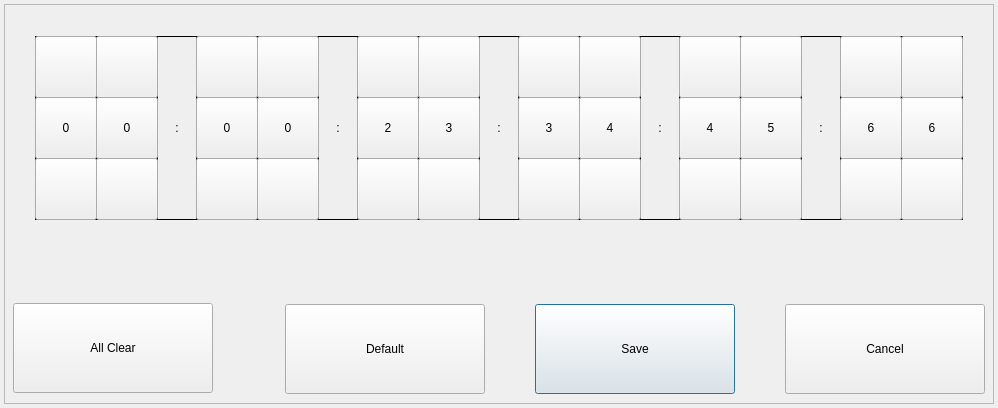
<?xml version="1.0" encoding="UTF-8"?>
<ui version="4.0">
 <class>MacDialog</class>
 <widget class="QDialog" name="MacDialog">
  <property name="geometry">
   <rect>
    <x>0</x>
    <y>0</y>
    <width>998</width>
    <height>408</height>
   </rect>
  </property>
  <property name="windowTitle">
   <string>TRIGGER INPUT PROPERTY</string>
  </property>
  <widget class="QFrame" name="frame">
   <property name="geometry">
    <rect>
     <x>4</x>
     <y>4</y>
     <width>990</width>
     <height>400</height>
    </rect>
   </property>
   <property name="maximumSize">
    <size>
     <width>16777215</width>
     <height>16777215</height>
    </size>
   </property>
   <property name="frameShape">
    <enum>QFrame::StyledPanel</enum>
   </property>
   <property name="frameShadow">
    <enum>QFrame::Raised</enum>
   </property>
   <widget class="QPushButton" name="buttonSave">
    <property name="geometry">
     <rect>
      <x>531</x>
      <y>300</y>
      <width>200</width>
      <height>90</height>
     </rect>
    </property>
    <property name="text">
     <string>Save</string>
    </property>
   </widget>
   <widget class="QPushButton" name="buttonCancel">
    <property name="geometry">
     <rect>
      <x>781</x>
      <y>300</y>
      <width>200</width>
      <height>90</height>
     </rect>
    </property>
    <property name="text">
     <string>Cancel</string>
    </property>
   </widget>
   <widget class="QPushButton" name="buttonAllClear">
    <property name="geometry">
     <rect>
      <x>9</x>
      <y>299</y>
      <width>200</width>
      <height>90</height>
     </rect>
    </property>
    <property name="text">
     <string>All Clear</string>
    </property>
   </widget>
   <widget class="QLabel" name="labelMac1">
    <property name="geometry">
     <rect>
      <x>31</x>
      <y>93</y>
      <width>62</width>
      <height>62</height>
     </rect>
    </property>
    <property name="focusPolicy">
     <enum>Qt::StrongFocus</enum>
    </property>
    <property name="frameShape">
     <enum>QFrame::Box</enum>
    </property>
    <property name="text">
     <string/>
    </property>
    <property name="alignment">
     <set>Qt::AlignCenter</set>
    </property>
   </widget>
   <widget class="QLabel" name="label1_1">
    <property name="geometry">
     <rect>
      <x>31</x>
      <y>32</y>
      <width>62</width>
      <height>62</height>
     </rect>
    </property>
    <property name="frameShape">
     <enum>QFrame::Box</enum>
    </property>
    <property name="text">
     <string/>
    </property>
   </widget>
   <widget class="QPushButton" name="buttonDefault">
    <property name="geometry">
     <rect>
      <x>281</x>
      <y>300</y>
      <width>200</width>
      <height>90</height>
     </rect>
    </property>
    <property name="text">
     <string>Default</string>
    </property>
   </widget>
   <widget class="QLabel" name="label1_2">
    <property name="geometry">
     <rect>
      <x>31</x>
      <y>154</y>
      <width>62</width>
      <height>62</height>
     </rect>
    </property>
    <property name="frameShape">
     <enum>QFrame::Box</enum>
    </property>
    <property name="text">
     <string/>
    </property>
   </widget>
   <widget class="QLabel" name="labelMac2">
    <property name="geometry">
     <rect>
      <x>92</x>
      <y>93</y>
      <width>62</width>
      <height>62</height>
     </rect>
    </property>
    <property name="focusPolicy">
     <enum>Qt::StrongFocus</enum>
    </property>
    <property name="frameShape">
     <enum>QFrame::Box</enum>
    </property>
    <property name="text">
     <string/>
    </property>
    <property name="alignment">
     <set>Qt::AlignCenter</set>
    </property>
   </widget>
   <widget class="QLabel" name="labelColon1">
    <property name="geometry">
     <rect>
      <x>153</x>
      <y>32</y>
      <width>40</width>
      <height>184</height>
     </rect>
    </property>
    <property name="frameShape">
     <enum>QFrame::Box</enum>
    </property>
    <property name="text">
     <string>:</string>
    </property>
    <property name="alignment">
     <set>Qt::AlignCenter</set>
    </property>
   </widget>
   <widget class="QLabel" name="labelMac3">
    <property name="geometry">
     <rect>
      <x>192</x>
      <y>93</y>
      <width>62</width>
      <height>62</height>
     </rect>
    </property>
    <property name="focusPolicy">
     <enum>Qt::StrongFocus</enum>
    </property>
    <property name="frameShape">
     <enum>QFrame::Box</enum>
    </property>
    <property name="text">
     <string/>
    </property>
    <property name="alignment">
     <set>Qt::AlignCenter</set>
    </property>
   </widget>
   <widget class="QLabel" name="labelMac4">
    <property name="geometry">
     <rect>
      <x>253</x>
      <y>93</y>
      <width>62</width>
      <height>62</height>
     </rect>
    </property>
    <property name="focusPolicy">
     <enum>Qt::StrongFocus</enum>
    </property>
    <property name="frameShape">
     <enum>QFrame::Box</enum>
    </property>
    <property name="text">
     <string/>
    </property>
    <property name="alignment">
     <set>Qt::AlignCenter</set>
    </property>
   </widget>
   <widget class="QLabel" name="labelColon2">
    <property name="geometry">
     <rect>
      <x>314</x>
      <y>32</y>
      <width>40</width>
      <height>184</height>
     </rect>
    </property>
    <property name="frameShape">
     <enum>QFrame::Box</enum>
    </property>
    <property name="text">
     <string>:</string>
    </property>
    <property name="alignment">
     <set>Qt::AlignCenter</set>
    </property>
   </widget>
   <widget class="QLabel" name="labelMac5">
    <property name="geometry">
     <rect>
      <x>353</x>
      <y>93</y>
      <width>62</width>
      <height>62</height>
     </rect>
    </property>
    <property name="focusPolicy">
     <enum>Qt::StrongFocus</enum>
    </property>
    <property name="frameShape">
     <enum>QFrame::Box</enum>
    </property>
    <property name="text">
     <string/>
    </property>
    <property name="alignment">
     <set>Qt::AlignCenter</set>
    </property>
   </widget>
   <widget class="QLabel" name="labelMac6">
    <property name="geometry">
     <rect>
      <x>414</x>
      <y>93</y>
      <width>62</width>
      <height>62</height>
     </rect>
    </property>
    <property name="focusPolicy">
     <enum>Qt::StrongFocus</enum>
    </property>
    <property name="frameShape">
     <enum>QFrame::Box</enum>
    </property>
    <property name="text">
     <string/>
    </property>
    <property name="alignment">
     <set>Qt::AlignCenter</set>
    </property>
   </widget>
   <widget class="QLabel" name="labelMac7">
    <property name="geometry">
     <rect>
      <x>514</x>
      <y>93</y>
      <width>62</width>
      <height>62</height>
     </rect>
    </property>
    <property name="focusPolicy">
     <enum>Qt::StrongFocus</enum>
    </property>
    <property name="frameShape">
     <enum>QFrame::Box</enum>
    </property>
    <property name="text">
     <string/>
    </property>
    <property name="alignment">
     <set>Qt::AlignCenter</set>
    </property>
   </widget>
   <widget class="QLabel" name="labelMac8">
    <property name="geometry">
     <rect>
      <x>575</x>
      <y>93</y>
      <width>62</width>
      <height>62</height>
     </rect>
    </property>
    <property name="focusPolicy">
     <enum>Qt::StrongFocus</enum>
    </property>
    <property name="frameShape">
     <enum>QFrame::Box</enum>
    </property>
    <property name="text">
     <string/>
    </property>
    <property name="alignment">
     <set>Qt::AlignCenter</set>
    </property>
   </widget>
   <widget class="QLabel" name="label1_4">
    <property name="geometry">
     <rect>
      <x>92</x>
      <y>32</y>
      <width>62</width>
      <height>62</height>
     </rect>
    </property>
    <property name="frameShape">
     <enum>QFrame::Box</enum>
    </property>
    <property name="text">
     <string/>
    </property>
   </widget>
   <widget class="QLabel" name="label1_5">
    <property name="geometry">
     <rect>
      <x>92</x>
      <y>154</y>
      <width>62</width>
      <height>62</height>
     </rect>
    </property>
    <property name="frameShape">
     <enum>QFrame::Box</enum>
    </property>
    <property name="text">
     <string/>
    </property>
   </widget>
   <widget class="QLabel" name="label3_1">
    <property name="geometry">
     <rect>
      <x>192</x>
      <y>32</y>
      <width>62</width>
      <height>62</height>
     </rect>
    </property>
    <property name="frameShape">
     <enum>QFrame::Box</enum>
    </property>
    <property name="text">
     <string/>
    </property>
   </widget>
   <widget class="QLabel" name="label4_1">
    <property name="geometry">
     <rect>
      <x>253</x>
      <y>32</y>
      <width>62</width>
      <height>62</height>
     </rect>
    </property>
    <property name="frameShape">
     <enum>QFrame::Box</enum>
    </property>
    <property name="text">
     <string/>
    </property>
   </widget>
   <widget class="QLabel" name="label4_2">
    <property name="geometry">
     <rect>
      <x>253</x>
      <y>154</y>
      <width>62</width>
      <height>62</height>
     </rect>
    </property>
    <property name="frameShape">
     <enum>QFrame::Box</enum>
    </property>
    <property name="text">
     <string/>
    </property>
   </widget>
   <widget class="QLabel" name="label3_2">
    <property name="geometry">
     <rect>
      <x>192</x>
      <y>154</y>
      <width>62</width>
      <height>62</height>
     </rect>
    </property>
    <property name="frameShape">
     <enum>QFrame::Box</enum>
    </property>
    <property name="text">
     <string/>
    </property>
   </widget>
   <widget class="QLabel" name="label6_1">
    <property name="geometry">
     <rect>
      <x>414</x>
      <y>32</y>
      <width>62</width>
      <height>62</height>
     </rect>
    </property>
    <property name="frameShape">
     <enum>QFrame::Box</enum>
    </property>
    <property name="text">
     <string/>
    </property>
   </widget>
   <widget class="QLabel" name="label6_2">
    <property name="geometry">
     <rect>
      <x>414</x>
      <y>154</y>
      <width>62</width>
      <height>62</height>
     </rect>
    </property>
    <property name="frameShape">
     <enum>QFrame::Box</enum>
    </property>
    <property name="text">
     <string/>
    </property>
   </widget>
   <widget class="QLabel" name="label5_2">
    <property name="geometry">
     <rect>
      <x>353</x>
      <y>154</y>
      <width>62</width>
      <height>62</height>
     </rect>
    </property>
    <property name="frameShape">
     <enum>QFrame::Box</enum>
    </property>
    <property name="text">
     <string/>
    </property>
   </widget>
   <widget class="QLabel" name="label5_1">
    <property name="geometry">
     <rect>
      <x>353</x>
      <y>32</y>
      <width>62</width>
      <height>62</height>
     </rect>
    </property>
    <property name="frameShape">
     <enum>QFrame::Box</enum>
    </property>
    <property name="text">
     <string/>
    </property>
   </widget>
   <widget class="QLabel" name="label7_1">
    <property name="geometry">
     <rect>
      <x>514</x>
      <y>32</y>
      <width>62</width>
      <height>62</height>
     </rect>
    </property>
    <property name="frameShape">
     <enum>QFrame::Box</enum>
    </property>
    <property name="text">
     <string/>
    </property>
   </widget>
   <widget class="QLabel" name="label8_2">
    <property name="geometry">
     <rect>
      <x>575</x>
      <y>154</y>
      <width>62</width>
      <height>62</height>
     </rect>
    </property>
    <property name="frameShape">
     <enum>QFrame::Box</enum>
    </property>
    <property name="text">
     <string/>
    </property>
   </widget>
   <widget class="QLabel" name="label8_1">
    <property name="geometry">
     <rect>
      <x>575</x>
      <y>32</y>
      <width>62</width>
      <height>62</height>
     </rect>
    </property>
    <property name="frameShape">
     <enum>QFrame::Box</enum>
    </property>
    <property name="text">
     <string/>
    </property>
   </widget>
   <widget class="QLabel" name="label7_2">
    <property name="geometry">
     <rect>
      <x>514</x>
      <y>154</y>
      <width>62</width>
      <height>62</height>
     </rect>
    </property>
    <property name="frameShape">
     <enum>QFrame::Box</enum>
    </property>
    <property name="text">
     <string/>
    </property>
   </widget>
   <widget class="QLabel" name="label10_2">
    <property name="geometry">
     <rect>
      <x>736</x>
      <y>154</y>
      <width>62</width>
      <height>62</height>
     </rect>
    </property>
    <property name="frameShape">
     <enum>QFrame::Box</enum>
    </property>
    <property name="text">
     <string/>
    </property>
   </widget>
   <widget class="QLabel" name="label10_1">
    <property name="geometry">
     <rect>
      <x>736</x>
      <y>32</y>
      <width>62</width>
      <height>62</height>
     </rect>
    </property>
    <property name="frameShape">
     <enum>QFrame::Box</enum>
    </property>
    <property name="text">
     <string/>
    </property>
   </widget>
   <widget class="QLabel" name="label9_1">
    <property name="geometry">
     <rect>
      <x>675</x>
      <y>32</y>
      <width>62</width>
      <height>62</height>
     </rect>
    </property>
    <property name="frameShape">
     <enum>QFrame::Box</enum>
    </property>
    <property name="text">
     <string/>
    </property>
   </widget>
   <widget class="QLabel" name="label9_2">
    <property name="geometry">
     <rect>
      <x>675</x>
      <y>154</y>
      <width>62</width>
      <height>62</height>
     </rect>
    </property>
    <property name="frameShape">
     <enum>QFrame::Box</enum>
    </property>
    <property name="text">
     <string/>
    </property>
   </widget>
   <widget class="QLabel" name="label12_1">
    <property name="geometry">
     <rect>
      <x>897</x>
      <y>32</y>
      <width>62</width>
      <height>62</height>
     </rect>
    </property>
    <property name="frameShape">
     <enum>QFrame::Box</enum>
    </property>
    <property name="text">
     <string/>
    </property>
   </widget>
   <widget class="QLabel" name="label11_2">
    <property name="geometry">
     <rect>
      <x>836</x>
      <y>154</y>
      <width>62</width>
      <height>62</height>
     </rect>
    </property>
    <property name="frameShape">
     <enum>QFrame::Box</enum>
    </property>
    <property name="text">
     <string/>
    </property>
   </widget>
   <widget class="QLabel" name="label12_2">
    <property name="geometry">
     <rect>
      <x>897</x>
      <y>154</y>
      <width>62</width>
      <height>62</height>
     </rect>
    </property>
    <property name="frameShape">
     <enum>QFrame::Box</enum>
    </property>
    <property name="text">
     <string/>
    </property>
   </widget>
   <widget class="QLabel" name="label11_1">
    <property name="geometry">
     <rect>
      <x>836</x>
      <y>32</y>
      <width>62</width>
      <height>62</height>
     </rect>
    </property>
    <property name="frameShape">
     <enum>QFrame::Box</enum>
    </property>
    <property name="text">
     <string/>
    </property>
   </widget>
   <widget class="QLabel" name="labelColon3">
    <property name="geometry">
     <rect>
      <x>475</x>
      <y>32</y>
      <width>40</width>
      <height>184</height>
     </rect>
    </property>
    <property name="frameShape">
     <enum>QFrame::Box</enum>
    </property>
    <property name="text">
     <string>:</string>
    </property>
    <property name="alignment">
     <set>Qt::AlignCenter</set>
    </property>
   </widget>
   <widget class="QLabel" name="labelColon4">
    <property name="geometry">
     <rect>
      <x>636</x>
      <y>32</y>
      <width>40</width>
      <height>184</height>
     </rect>
    </property>
    <property name="frameShape">
     <enum>QFrame::Box</enum>
    </property>
    <property name="text">
     <string>:</string>
    </property>
    <property name="alignment">
     <set>Qt::AlignCenter</set>
    </property>
   </widget>
   <widget class="QLabel" name="labelColon5">
    <property name="geometry">
     <rect>
      <x>797</x>
      <y>32</y>
      <width>40</width>
      <height>184</height>
     </rect>
    </property>
    <property name="frameShape">
     <enum>QFrame::Box</enum>
    </property>
    <property name="text">
     <string>:</string>
    </property>
    <property name="alignment">
     <set>Qt::AlignCenter</set>
    </property>
   </widget>
   <widget class="QLabel" name="labelMac9">
    <property name="geometry">
     <rect>
      <x>675</x>
      <y>93</y>
      <width>62</width>
      <height>62</height>
     </rect>
    </property>
    <property name="focusPolicy">
     <enum>Qt::StrongFocus</enum>
    </property>
    <property name="frameShape">
     <enum>QFrame::Box</enum>
    </property>
    <property name="text">
     <string/>
    </property>
    <property name="alignment">
     <set>Qt::AlignCenter</set>
    </property>
   </widget>
   <widget class="QLabel" name="labelMac10">
    <property name="geometry">
     <rect>
      <x>736</x>
      <y>93</y>
      <width>62</width>
      <height>62</height>
     </rect>
    </property>
    <property name="focusPolicy">
     <enum>Qt::StrongFocus</enum>
    </property>
    <property name="frameShape">
     <enum>QFrame::Box</enum>
    </property>
    <property name="text">
     <string/>
    </property>
    <property name="alignment">
     <set>Qt::AlignCenter</set>
    </property>
   </widget>
   <widget class="QLabel" name="labelMac12">
    <property name="geometry">
     <rect>
      <x>897</x>
      <y>93</y>
      <width>62</width>
      <height>62</height>
     </rect>
    </property>
    <property name="focusPolicy">
     <enum>Qt::StrongFocus</enum>
    </property>
    <property name="frameShape">
     <enum>QFrame::Box</enum>
    </property>
    <property name="text">
     <string/>
    </property>
    <property name="alignment">
     <set>Qt::AlignCenter</set>
    </property>
   </widget>
   <widget class="QLabel" name="labelMac11">
    <property name="geometry">
     <rect>
      <x>836</x>
      <y>93</y>
      <width>62</width>
      <height>62</height>
     </rect>
    </property>
    <property name="focusPolicy">
     <enum>Qt::StrongFocus</enum>
    </property>
    <property name="frameShape">
     <enum>QFrame::Box</enum>
    </property>
    <property name="text">
     <string/>
    </property>
    <property name="alignment">
     <set>Qt::AlignCenter</set>
    </property>
   </widget>
   <widget class="QPushButton" name="buttonUp1">
    <property name="enabled">
     <bool>true</bool>
    </property>
    <property name="geometry">
     <rect>
      <x>31</x>
      <y>32</y>
      <width>62</width>
      <height>62</height>
     </rect>
    </property>
    <property name="minimumSize">
     <size>
      <width>62</width>
      <height>62</height>
     </size>
    </property>
    <property name="maximumSize">
     <size>
      <width>62</width>
      <height>62</height>
     </size>
    </property>
    <property name="text">
     <string/>
    </property>
   </widget>
   <widget class="QPushButton" name="buttonDn1">
    <property name="enabled">
     <bool>true</bool>
    </property>
    <property name="geometry">
     <rect>
      <x>31</x>
      <y>154</y>
      <width>62</width>
      <height>62</height>
     </rect>
    </property>
    <property name="minimumSize">
     <size>
      <width>62</width>
      <height>62</height>
     </size>
    </property>
    <property name="maximumSize">
     <size>
      <width>62</width>
      <height>62</height>
     </size>
    </property>
    <property name="text">
     <string/>
    </property>
   </widget>
   <widget class="QPushButton" name="buttonUp2">
    <property name="enabled">
     <bool>true</bool>
    </property>
    <property name="geometry">
     <rect>
      <x>92</x>
      <y>32</y>
      <width>62</width>
      <height>62</height>
     </rect>
    </property>
    <property name="minimumSize">
     <size>
      <width>62</width>
      <height>62</height>
     </size>
    </property>
    <property name="maximumSize">
     <size>
      <width>62</width>
      <height>62</height>
     </size>
    </property>
    <property name="text">
     <string/>
    </property>
   </widget>
   <widget class="QPushButton" name="buttonDn2">
    <property name="enabled">
     <bool>true</bool>
    </property>
    <property name="geometry">
     <rect>
      <x>92</x>
      <y>154</y>
      <width>62</width>
      <height>62</height>
     </rect>
    </property>
    <property name="minimumSize">
     <size>
      <width>62</width>
      <height>62</height>
     </size>
    </property>
    <property name="maximumSize">
     <size>
      <width>62</width>
      <height>62</height>
     </size>
    </property>
    <property name="text">
     <string/>
    </property>
   </widget>
   <widget class="QPushButton" name="buttonDn3">
    <property name="enabled">
     <bool>true</bool>
    </property>
    <property name="geometry">
     <rect>
      <x>192</x>
      <y>154</y>
      <width>62</width>
      <height>62</height>
     </rect>
    </property>
    <property name="minimumSize">
     <size>
      <width>62</width>
      <height>62</height>
     </size>
    </property>
    <property name="maximumSize">
     <size>
      <width>62</width>
      <height>62</height>
     </size>
    </property>
    <property name="text">
     <string/>
    </property>
   </widget>
   <widget class="QPushButton" name="buttonUp3">
    <property name="enabled">
     <bool>true</bool>
    </property>
    <property name="geometry">
     <rect>
      <x>192</x>
      <y>32</y>
      <width>62</width>
      <height>62</height>
     </rect>
    </property>
    <property name="minimumSize">
     <size>
      <width>62</width>
      <height>62</height>
     </size>
    </property>
    <property name="maximumSize">
     <size>
      <width>62</width>
      <height>62</height>
     </size>
    </property>
    <property name="text">
     <string/>
    </property>
   </widget>
   <widget class="QPushButton" name="buttonDn4">
    <property name="enabled">
     <bool>true</bool>
    </property>
    <property name="geometry">
     <rect>
      <x>253</x>
      <y>154</y>
      <width>62</width>
      <height>62</height>
     </rect>
    </property>
    <property name="minimumSize">
     <size>
      <width>62</width>
      <height>62</height>
     </size>
    </property>
    <property name="maximumSize">
     <size>
      <width>62</width>
      <height>62</height>
     </size>
    </property>
    <property name="text">
     <string/>
    </property>
   </widget>
   <widget class="QPushButton" name="buttonUp4">
    <property name="enabled">
     <bool>true</bool>
    </property>
    <property name="geometry">
     <rect>
      <x>253</x>
      <y>32</y>
      <width>62</width>
      <height>62</height>
     </rect>
    </property>
    <property name="minimumSize">
     <size>
      <width>62</width>
      <height>62</height>
     </size>
    </property>
    <property name="maximumSize">
     <size>
      <width>62</width>
      <height>62</height>
     </size>
    </property>
    <property name="text">
     <string/>
    </property>
   </widget>
   <widget class="QPushButton" name="buttonUp5">
    <property name="enabled">
     <bool>true</bool>
    </property>
    <property name="geometry">
     <rect>
      <x>353</x>
      <y>32</y>
      <width>62</width>
      <height>62</height>
     </rect>
    </property>
    <property name="minimumSize">
     <size>
      <width>62</width>
      <height>62</height>
     </size>
    </property>
    <property name="maximumSize">
     <size>
      <width>62</width>
      <height>62</height>
     </size>
    </property>
    <property name="text">
     <string/>
    </property>
   </widget>
   <widget class="QPushButton" name="buttonDn5">
    <property name="enabled">
     <bool>true</bool>
    </property>
    <property name="geometry">
     <rect>
      <x>353</x>
      <y>154</y>
      <width>62</width>
      <height>62</height>
     </rect>
    </property>
    <property name="minimumSize">
     <size>
      <width>62</width>
      <height>62</height>
     </size>
    </property>
    <property name="maximumSize">
     <size>
      <width>62</width>
      <height>62</height>
     </size>
    </property>
    <property name="text">
     <string/>
    </property>
   </widget>
   <widget class="QPushButton" name="buttonUp6">
    <property name="enabled">
     <bool>true</bool>
    </property>
    <property name="geometry">
     <rect>
      <x>414</x>
      <y>32</y>
      <width>62</width>
      <height>62</height>
     </rect>
    </property>
    <property name="minimumSize">
     <size>
      <width>62</width>
      <height>62</height>
     </size>
    </property>
    <property name="maximumSize">
     <size>
      <width>62</width>
      <height>62</height>
     </size>
    </property>
    <property name="text">
     <string/>
    </property>
   </widget>
   <widget class="QPushButton" name="buttonDn6">
    <property name="enabled">
     <bool>true</bool>
    </property>
    <property name="geometry">
     <rect>
      <x>414</x>
      <y>154</y>
      <width>62</width>
      <height>62</height>
     </rect>
    </property>
    <property name="minimumSize">
     <size>
      <width>62</width>
      <height>62</height>
     </size>
    </property>
    <property name="maximumSize">
     <size>
      <width>62</width>
      <height>62</height>
     </size>
    </property>
    <property name="text">
     <string/>
    </property>
   </widget>
   <widget class="QPushButton" name="buttonDn7">
    <property name="enabled">
     <bool>true</bool>
    </property>
    <property name="geometry">
     <rect>
      <x>514</x>
      <y>154</y>
      <width>62</width>
      <height>62</height>
     </rect>
    </property>
    <property name="minimumSize">
     <size>
      <width>62</width>
      <height>62</height>
     </size>
    </property>
    <property name="maximumSize">
     <size>
      <width>62</width>
      <height>62</height>
     </size>
    </property>
    <property name="text">
     <string/>
    </property>
   </widget>
   <widget class="QPushButton" name="buttonUp7">
    <property name="enabled">
     <bool>true</bool>
    </property>
    <property name="geometry">
     <rect>
      <x>514</x>
      <y>32</y>
      <width>62</width>
      <height>62</height>
     </rect>
    </property>
    <property name="minimumSize">
     <size>
      <width>62</width>
      <height>62</height>
     </size>
    </property>
    <property name="maximumSize">
     <size>
      <width>62</width>
      <height>62</height>
     </size>
    </property>
    <property name="text">
     <string/>
    </property>
   </widget>
   <widget class="QPushButton" name="buttonDn8">
    <property name="enabled">
     <bool>true</bool>
    </property>
    <property name="geometry">
     <rect>
      <x>575</x>
      <y>154</y>
      <width>62</width>
      <height>62</height>
     </rect>
    </property>
    <property name="minimumSize">
     <size>
      <width>62</width>
      <height>62</height>
     </size>
    </property>
    <property name="maximumSize">
     <size>
      <width>62</width>
      <height>62</height>
     </size>
    </property>
    <property name="text">
     <string/>
    </property>
   </widget>
   <widget class="QPushButton" name="buttonUp8">
    <property name="enabled">
     <bool>true</bool>
    </property>
    <property name="geometry">
     <rect>
      <x>575</x>
      <y>32</y>
      <width>62</width>
      <height>62</height>
     </rect>
    </property>
    <property name="minimumSize">
     <size>
      <width>62</width>
      <height>62</height>
     </size>
    </property>
    <property name="maximumSize">
     <size>
      <width>62</width>
      <height>62</height>
     </size>
    </property>
    <property name="text">
     <string/>
    </property>
   </widget>
   <widget class="QPushButton" name="buttonDn9">
    <property name="enabled">
     <bool>true</bool>
    </property>
    <property name="geometry">
     <rect>
      <x>675</x>
      <y>154</y>
      <width>62</width>
      <height>62</height>
     </rect>
    </property>
    <property name="minimumSize">
     <size>
      <width>62</width>
      <height>62</height>
     </size>
    </property>
    <property name="maximumSize">
     <size>
      <width>62</width>
      <height>62</height>
     </size>
    </property>
    <property name="text">
     <string/>
    </property>
   </widget>
   <widget class="QPushButton" name="buttonUp9">
    <property name="enabled">
     <bool>true</bool>
    </property>
    <property name="geometry">
     <rect>
      <x>675</x>
      <y>32</y>
      <width>62</width>
      <height>62</height>
     </rect>
    </property>
    <property name="minimumSize">
     <size>
      <width>62</width>
      <height>62</height>
     </size>
    </property>
    <property name="maximumSize">
     <size>
      <width>62</width>
      <height>62</height>
     </size>
    </property>
    <property name="text">
     <string/>
    </property>
   </widget>
   <widget class="QPushButton" name="buttonUp10">
    <property name="enabled">
     <bool>true</bool>
    </property>
    <property name="geometry">
     <rect>
      <x>736</x>
      <y>32</y>
      <width>62</width>
      <height>62</height>
     </rect>
    </property>
    <property name="minimumSize">
     <size>
      <width>62</width>
      <height>62</height>
     </size>
    </property>
    <property name="maximumSize">
     <size>
      <width>62</width>
      <height>62</height>
     </size>
    </property>
    <property name="text">
     <string/>
    </property>
   </widget>
   <widget class="QPushButton" name="buttonDn10">
    <property name="enabled">
     <bool>true</bool>
    </property>
    <property name="geometry">
     <rect>
      <x>736</x>
      <y>154</y>
      <width>62</width>
      <height>62</height>
     </rect>
    </property>
    <property name="minimumSize">
     <size>
      <width>62</width>
      <height>62</height>
     </size>
    </property>
    <property name="maximumSize">
     <size>
      <width>62</width>
      <height>62</height>
     </size>
    </property>
    <property name="text">
     <string/>
    </property>
   </widget>
   <widget class="QPushButton" name="buttonDn11">
    <property name="enabled">
     <bool>true</bool>
    </property>
    <property name="geometry">
     <rect>
      <x>836</x>
      <y>154</y>
      <width>62</width>
      <height>62</height>
     </rect>
    </property>
    <property name="minimumSize">
     <size>
      <width>62</width>
      <height>62</height>
     </size>
    </property>
    <property name="maximumSize">
     <size>
      <width>62</width>
      <height>62</height>
     </size>
    </property>
    <property name="text">
     <string/>
    </property>
   </widget>
   <widget class="QPushButton" name="buttonUp11">
    <property name="enabled">
     <bool>true</bool>
    </property>
    <property name="geometry">
     <rect>
      <x>836</x>
      <y>32</y>
      <width>62</width>
      <height>62</height>
     </rect>
    </property>
    <property name="minimumSize">
     <size>
      <width>62</width>
      <height>62</height>
     </size>
    </property>
    <property name="maximumSize">
     <size>
      <width>62</width>
      <height>62</height>
     </size>
    </property>
    <property name="text">
     <string/>
    </property>
   </widget>
   <widget class="QPushButton" name="buttonUp12">
    <property name="enabled">
     <bool>true</bool>
    </property>
    <property name="geometry">
     <rect>
      <x>897</x>
      <y>32</y>
      <width>62</width>
      <height>62</height>
     </rect>
    </property>
    <property name="minimumSize">
     <size>
      <width>62</width>
      <height>62</height>
     </size>
    </property>
    <property name="maximumSize">
     <size>
      <width>62</width>
      <height>62</height>
     </size>
    </property>
    <property name="text">
     <string/>
    </property>
   </widget>
   <widget class="QPushButton" name="buttonDn12">
    <property name="enabled">
     <bool>true</bool>
    </property>
    <property name="geometry">
     <rect>
      <x>897</x>
      <y>154</y>
      <width>62</width>
      <height>62</height>
     </rect>
    </property>
    <property name="minimumSize">
     <size>
      <width>62</width>
      <height>62</height>
     </size>
    </property>
    <property name="maximumSize">
     <size>
      <width>62</width>
      <height>62</height>
     </size>
    </property>
    <property name="text">
     <string/>
    </property>
   </widget>
   <widget class="QPushButton" name="buttonMac2">
    <property name="enabled">
     <bool>true</bool>
    </property>
    <property name="geometry">
     <rect>
      <x>92</x>
      <y>93</y>
      <width>62</width>
      <height>62</height>
     </rect>
    </property>
    <property name="minimumSize">
     <size>
      <width>62</width>
      <height>62</height>
     </size>
    </property>
    <property name="maximumSize">
     <size>
      <width>62</width>
      <height>62</height>
     </size>
    </property>
    <property name="text">
     <string>0</string>
    </property>
    <property name="autoDefault">
     <bool>true</bool>
    </property>
    <property name="default">
     <bool>false</bool>
    </property>
    <property name="flat">
     <bool>false</bool>
    </property>
   </widget>
   <widget class="QPushButton" name="buttonMac1">
    <property name="enabled">
     <bool>true</bool>
    </property>
    <property name="geometry">
     <rect>
      <x>31</x>
      <y>93</y>
      <width>62</width>
      <height>62</height>
     </rect>
    </property>
    <property name="minimumSize">
     <size>
      <width>62</width>
      <height>62</height>
     </size>
    </property>
    <property name="maximumSize">
     <size>
      <width>62</width>
      <height>62</height>
     </size>
    </property>
    <property name="text">
     <string>0</string>
    </property>
    <property name="default">
     <bool>false</bool>
    </property>
    <property name="flat">
     <bool>false</bool>
    </property>
   </widget>
   <widget class="QPushButton" name="buttonMac3">
    <property name="enabled">
     <bool>true</bool>
    </property>
    <property name="geometry">
     <rect>
      <x>192</x>
      <y>93</y>
      <width>62</width>
      <height>62</height>
     </rect>
    </property>
    <property name="minimumSize">
     <size>
      <width>62</width>
      <height>62</height>
     </size>
    </property>
    <property name="maximumSize">
     <size>
      <width>62</width>
      <height>62</height>
     </size>
    </property>
    <property name="text">
     <string>0</string>
    </property>
    <property name="default">
     <bool>false</bool>
    </property>
    <property name="flat">
     <bool>false</bool>
    </property>
   </widget>
   <widget class="QPushButton" name="buttonMac4">
    <property name="enabled">
     <bool>true</bool>
    </property>
    <property name="geometry">
     <rect>
      <x>253</x>
      <y>93</y>
      <width>62</width>
      <height>62</height>
     </rect>
    </property>
    <property name="minimumSize">
     <size>
      <width>62</width>
      <height>62</height>
     </size>
    </property>
    <property name="maximumSize">
     <size>
      <width>62</width>
      <height>62</height>
     </size>
    </property>
    <property name="text">
     <string>0</string>
    </property>
    <property name="flat">
     <bool>false</bool>
    </property>
   </widget>
   <widget class="QPushButton" name="buttonMac5">
    <property name="enabled">
     <bool>true</bool>
    </property>
    <property name="geometry">
     <rect>
      <x>353</x>
      <y>93</y>
      <width>62</width>
      <height>62</height>
     </rect>
    </property>
    <property name="minimumSize">
     <size>
      <width>62</width>
      <height>62</height>
     </size>
    </property>
    <property name="maximumSize">
     <size>
      <width>62</width>
      <height>62</height>
     </size>
    </property>
    <property name="text">
     <string>2</string>
    </property>
    <property name="flat">
     <bool>false</bool>
    </property>
   </widget>
   <widget class="QPushButton" name="buttonMac6">
    <property name="enabled">
     <bool>true</bool>
    </property>
    <property name="geometry">
     <rect>
      <x>414</x>
      <y>93</y>
      <width>62</width>
      <height>62</height>
     </rect>
    </property>
    <property name="minimumSize">
     <size>
      <width>62</width>
      <height>62</height>
     </size>
    </property>
    <property name="maximumSize">
     <size>
      <width>62</width>
      <height>62</height>
     </size>
    </property>
    <property name="text">
     <string>3</string>
    </property>
    <property name="flat">
     <bool>false</bool>
    </property>
   </widget>
   <widget class="QPushButton" name="buttonMac7">
    <property name="enabled">
     <bool>true</bool>
    </property>
    <property name="geometry">
     <rect>
      <x>514</x>
      <y>93</y>
      <width>62</width>
      <height>62</height>
     </rect>
    </property>
    <property name="minimumSize">
     <size>
      <width>62</width>
      <height>62</height>
     </size>
    </property>
    <property name="maximumSize">
     <size>
      <width>62</width>
      <height>62</height>
     </size>
    </property>
    <property name="text">
     <string>3</string>
    </property>
    <property name="flat">
     <bool>false</bool>
    </property>
   </widget>
   <widget class="QPushButton" name="buttonMac8">
    <property name="enabled">
     <bool>true</bool>
    </property>
    <property name="geometry">
     <rect>
      <x>575</x>
      <y>93</y>
      <width>62</width>
      <height>62</height>
     </rect>
    </property>
    <property name="minimumSize">
     <size>
      <width>62</width>
      <height>62</height>
     </size>
    </property>
    <property name="maximumSize">
     <size>
      <width>62</width>
      <height>62</height>
     </size>
    </property>
    <property name="text">
     <string>4</string>
    </property>
    <property name="flat">
     <bool>false</bool>
    </property>
   </widget>
   <widget class="QPushButton" name="buttonMac9">
    <property name="enabled">
     <bool>true</bool>
    </property>
    <property name="geometry">
     <rect>
      <x>675</x>
      <y>93</y>
      <width>62</width>
      <height>62</height>
     </rect>
    </property>
    <property name="minimumSize">
     <size>
      <width>62</width>
      <height>62</height>
     </size>
    </property>
    <property name="maximumSize">
     <size>
      <width>62</width>
      <height>62</height>
     </size>
    </property>
    <property name="text">
     <string>4</string>
    </property>
    <property name="flat">
     <bool>false</bool>
    </property>
   </widget>
   <widget class="QPushButton" name="buttonMac10">
    <property name="enabled">
     <bool>true</bool>
    </property>
    <property name="geometry">
     <rect>
      <x>736</x>
      <y>93</y>
      <width>62</width>
      <height>62</height>
     </rect>
    </property>
    <property name="minimumSize">
     <size>
      <width>62</width>
      <height>62</height>
     </size>
    </property>
    <property name="maximumSize">
     <size>
      <width>62</width>
      <height>62</height>
     </size>
    </property>
    <property name="text">
     <string>5</string>
    </property>
    <property name="flat">
     <bool>false</bool>
    </property>
   </widget>
   <widget class="QPushButton" name="buttonMac11">
    <property name="enabled">
     <bool>true</bool>
    </property>
    <property name="geometry">
     <rect>
      <x>836</x>
      <y>93</y>
      <width>62</width>
      <height>62</height>
     </rect>
    </property>
    <property name="minimumSize">
     <size>
      <width>62</width>
      <height>62</height>
     </size>
    </property>
    <property name="maximumSize">
     <size>
      <width>62</width>
      <height>62</height>
     </size>
    </property>
    <property name="text">
     <string>6</string>
    </property>
    <property name="flat">
     <bool>false</bool>
    </property>
   </widget>
   <widget class="QPushButton" name="buttonMac12">
    <property name="enabled">
     <bool>true</bool>
    </property>
    <property name="geometry">
     <rect>
      <x>897</x>
      <y>93</y>
      <width>62</width>
      <height>62</height>
     </rect>
    </property>
    <property name="minimumSize">
     <size>
      <width>62</width>
      <height>62</height>
     </size>
    </property>
    <property name="maximumSize">
     <size>
      <width>62</width>
      <height>62</height>
     </size>
    </property>
    <property name="text">
     <string>6</string>
    </property>
    <property name="flat">
     <bool>false</bool>
    </property>
   </widget>
   <zorder>label1_2</zorder>
   <zorder>buttonSave</zorder>
   <zorder>buttonCancel</zorder>
   <zorder>buttonAllClear</zorder>
   <zorder>labelMac1</zorder>
   <zorder>label1_1</zorder>
   <zorder>buttonDefault</zorder>
   <zorder>labelMac2</zorder>
   <zorder>labelColon1</zorder>
   <zorder>labelMac3</zorder>
   <zorder>labelMac4</zorder>
   <zorder>labelColon2</zorder>
   <zorder>labelMac5</zorder>
   <zorder>labelMac6</zorder>
   <zorder>labelMac7</zorder>
   <zorder>labelMac8</zorder>
   <zorder>label1_4</zorder>
   <zorder>label1_5</zorder>
   <zorder>label3_1</zorder>
   <zorder>label4_1</zorder>
   <zorder>label4_2</zorder>
   <zorder>label3_2</zorder>
   <zorder>label6_1</zorder>
   <zorder>label6_2</zorder>
   <zorder>label5_2</zorder>
   <zorder>label5_1</zorder>
   <zorder>label7_1</zorder>
   <zorder>label8_2</zorder>
   <zorder>label8_1</zorder>
   <zorder>label7_2</zorder>
   <zorder>label10_2</zorder>
   <zorder>label10_1</zorder>
   <zorder>label9_1</zorder>
   <zorder>label9_2</zorder>
   <zorder>label12_1</zorder>
   <zorder>label11_2</zorder>
   <zorder>label12_2</zorder>
   <zorder>label11_1</zorder>
   <zorder>labelColon3</zorder>
   <zorder>labelColon4</zorder>
   <zorder>labelColon5</zorder>
   <zorder>labelMac9</zorder>
   <zorder>labelMac10</zorder>
   <zorder>labelMac12</zorder>
   <zorder>labelMac11</zorder>
   <zorder>buttonUp1</zorder>
   <zorder>buttonDn1</zorder>
   <zorder>buttonUp2</zorder>
   <zorder>buttonDn2</zorder>
   <zorder>buttonDn3</zorder>
   <zorder>buttonUp3</zorder>
   <zorder>buttonDn4</zorder>
   <zorder>buttonUp4</zorder>
   <zorder>buttonUp5</zorder>
   <zorder>buttonDn5</zorder>
   <zorder>buttonUp6</zorder>
   <zorder>buttonDn6</zorder>
   <zorder>buttonDn7</zorder>
   <zorder>buttonUp7</zorder>
   <zorder>buttonDn8</zorder>
   <zorder>buttonUp8</zorder>
   <zorder>buttonDn9</zorder>
   <zorder>buttonUp9</zorder>
   <zorder>buttonUp10</zorder>
   <zorder>buttonDn10</zorder>
   <zorder>buttonDn11</zorder>
   <zorder>buttonUp11</zorder>
   <zorder>buttonUp12</zorder>
   <zorder>buttonDn12</zorder>
   <zorder>buttonMac1</zorder>
   <zorder>buttonMac2</zorder>
   <zorder>buttonMac3</zorder>
   <zorder>buttonMac9</zorder>
   <zorder>buttonMac12</zorder>
   <zorder>buttonMac10</zorder>
   <zorder>buttonMac6</zorder>
   <zorder>buttonMac5</zorder>
   <zorder>buttonMac8</zorder>
   <zorder>buttonMac7</zorder>
   <zorder>buttonMac4</zorder>
   <zorder>buttonMac11</zorder>
  </widget>
 </widget>
 <layoutdefault spacing="6" margin="11"/>
 <resources/>
 <connections/>
</ui>
